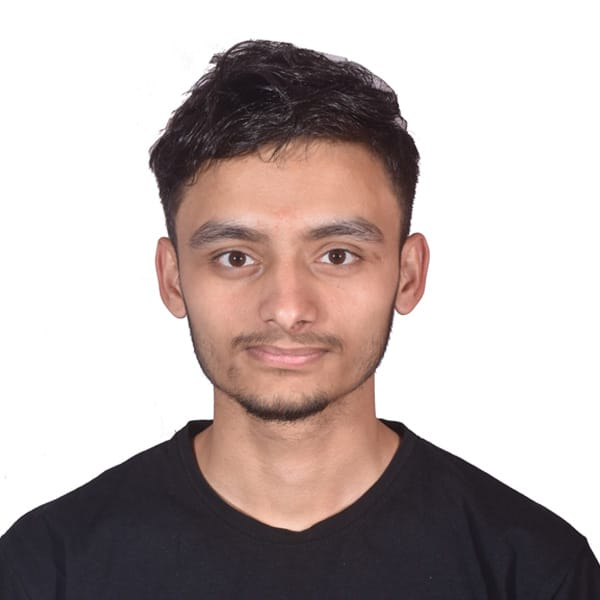
#> input picture Suman.jpg, 600 x 600 px
$ python face.py
#> lines starting #> are read from the running program, lines starting #| are printed output that depends on the picture; after the words box and inside, x2 and y2 are one past the last pixel; in counts of white or black regions, pixels touching at a corner belong together
# [8 lines of commented-out code are left out]
import cv2

# Load the cascade
face_cascade = cv2.CascadeClassifier(cv2.data.haarcascades + 'haarcascade_frontalface_default.xml')

# Read the input image
img = cv2.imread('Suman.jpg')
#> img is the input picture: shape (600, 600, 3); mean B, G, R 174.1, 176.1, 188.1
gray = cv2.cvtColor(img, cv2.COLOR_BGR2GRAY)
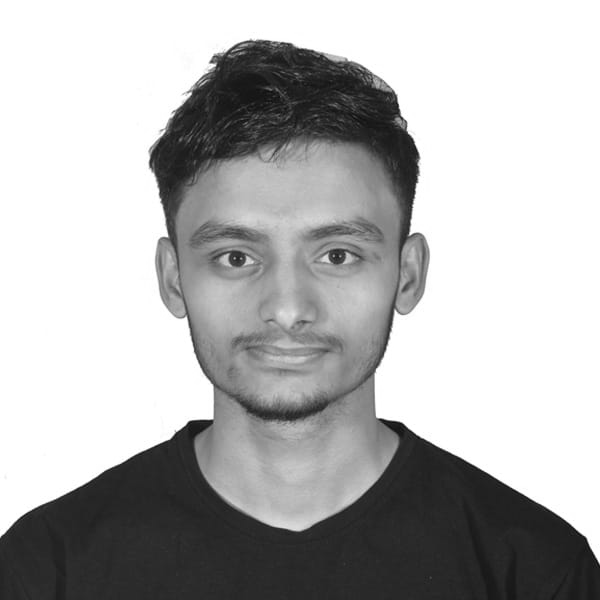
#> gray: shape (600, 600); min 8, max 255, mean 179.5

# Detect faces
faces = face_cascade.detectMultiScale(gray, 1.1, 4)
#> faces = [[148, 148, 278, 278]]

# Draw rectangle around faces
for (x, y, w, h) in faces:
    cv2.rectangle(img, (x, y), (x + w, y + h), (255, 0, 0), 2)
#> this loop made 1 pass
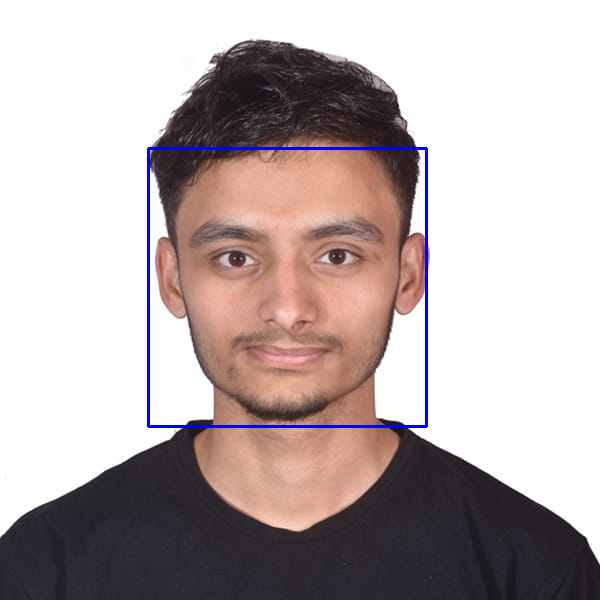
#> img: shape (600, 600, 3); 0.93% of pixels changed, all inside (x1, y1, x2, y2) = (147, 147, 428, 428)

# Display the output
cv2.imshow('Face Detected', img)
cv2.waitKey()
cv2.destroyAllWindows()

$ run again, with face.jpg copied over Suman.jpg
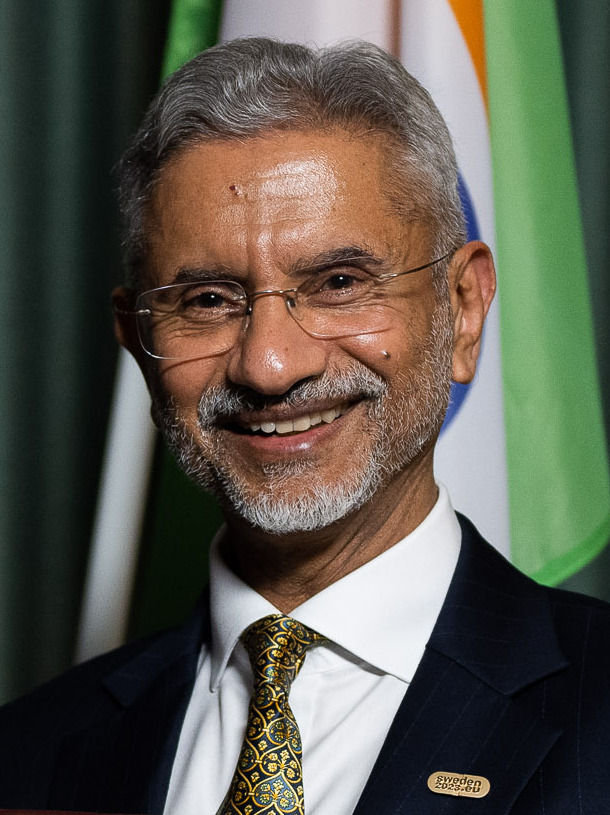
#> input picture face.jpg, 610 x 815 px
#> img is the input picture: shape (815, 610, 3); mean B, G, R 77.7, 89.6, 92
#> `gray = cv2.cvtColor(img, cv2.COLOR_BGR2GRAY)`:
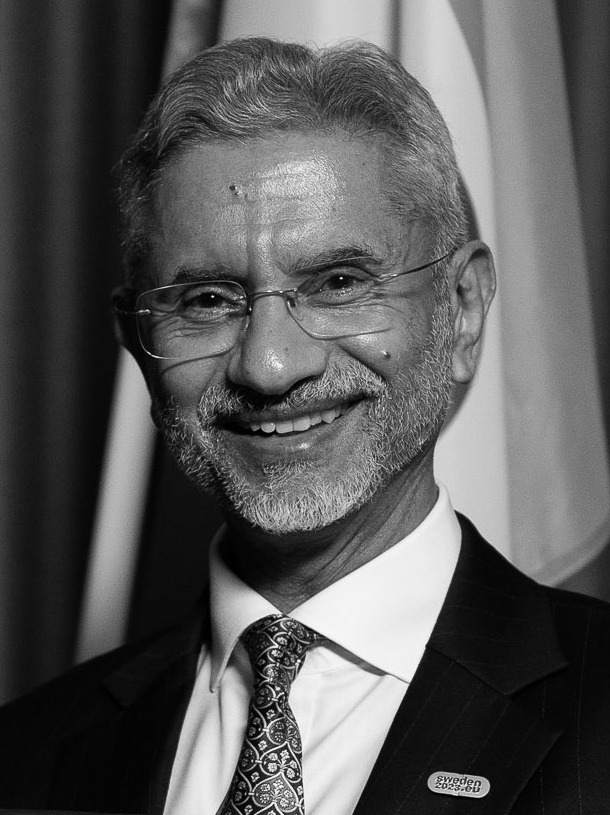
#> gray: shape (815, 610); min 0, max 254, mean 88.9
#> faces = [[91, 148, 368, 368]]
#> the loop `for (x, y, w, h) in faces:` made 1 pass
#> after the loop `for (x, y, w, h) in faces:`:
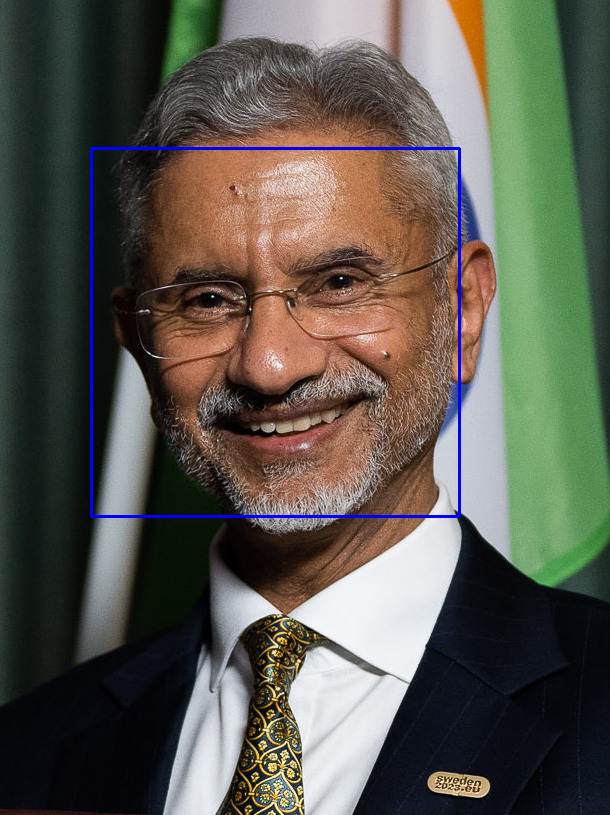
#> img: shape (815, 610, 3); 0.89% of pixels changed, all inside (x1, y1, x2, y2) = (90, 147, 461, 518)
